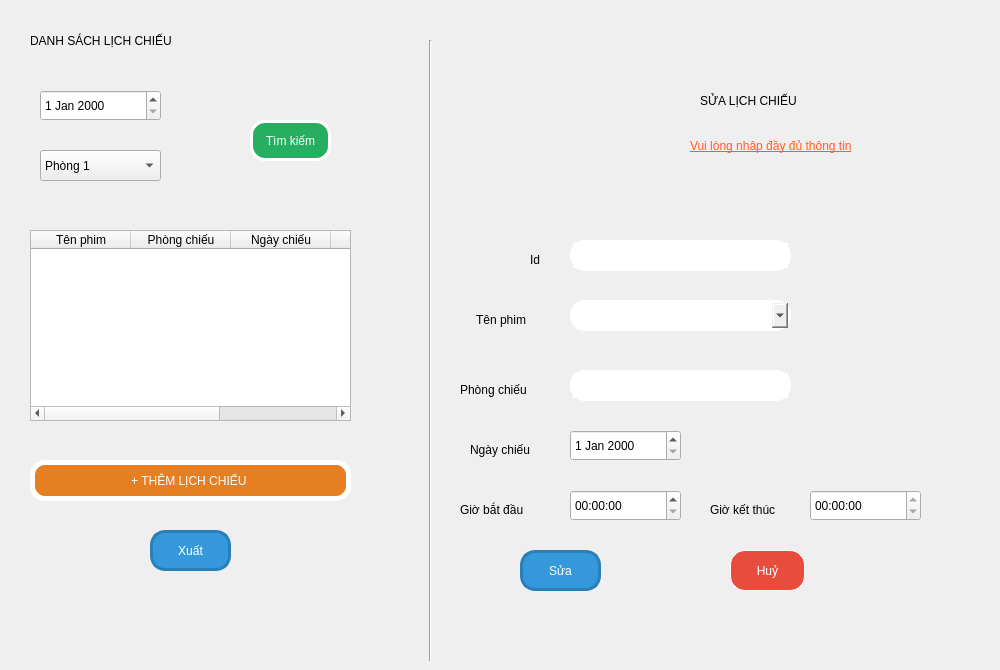
<?xml version="1.0" encoding="UTF-8"?>
<ui version="4.0">
 <class>infor_lichchieu</class>
 <widget class="QMainWindow" name="infor_lichchieu">
  <property name="geometry">
   <rect>
    <x>0</x>
    <y>0</y>
    <width>1000</width>
    <height>670</height>
   </rect>
  </property>
  <property name="windowTitle">
   <string>MainWindow</string>
  </property>
  <widget class="QWidget" name="centralwidget">
   <widget class="Line" name="line">
    <property name="geometry">
     <rect>
      <x>420</x>
      <y>40</y>
      <width>20</width>
      <height>621</height>
     </rect>
    </property>
    <property name="orientation">
     <enum>Qt::Vertical</enum>
    </property>
   </widget>
   <widget class="QLabel" name="label">
    <property name="geometry">
     <rect>
      <x>30</x>
      <y>20</y>
      <width>261</width>
      <height>41</height>
     </rect>
    </property>
    <property name="styleSheet">
     <string notr="true">font: 14pt &quot;MS Shell Dlg 2&quot;;</string>
    </property>
    <property name="text">
     <string>DANH SÁCH LỊCH CHIẾU</string>
    </property>
   </widget>
   <widget class="QDateEdit" name="date_timkiem">
    <property name="geometry">
     <rect>
      <x>40</x>
      <y>90</y>
      <width>121</width>
      <height>31</height>
     </rect>
    </property>
   </widget>
   <widget class="QLabel" name="label_2">
    <property name="geometry">
     <rect>
      <x>700</x>
      <y>80</y>
      <width>201</width>
      <height>41</height>
     </rect>
    </property>
    <property name="styleSheet">
     <string notr="true">font: 14pt &quot;MS Shell Dlg 2&quot;;</string>
    </property>
    <property name="text">
     <string>SỬA LỊCH CHIẾU</string>
    </property>
   </widget>
   <widget class="QLabel" name="label_3">
    <property name="geometry">
     <rect>
      <x>476</x>
      <y>310</y>
      <width>81</width>
      <height>20</height>
     </rect>
    </property>
    <property name="styleSheet">
     <string notr="true">font: 10pt &quot;MS Shell Dlg 2&quot;;</string>
    </property>
    <property name="text">
     <string>Tên phim</string>
    </property>
   </widget>
   <widget class="QLabel" name="label_4">
    <property name="geometry">
     <rect>
      <x>460</x>
      <y>380</y>
      <width>91</width>
      <height>20</height>
     </rect>
    </property>
    <property name="styleSheet">
     <string notr="true">font: 10pt &quot;MS Shell Dlg 2&quot;;</string>
    </property>
    <property name="text">
     <string>Phòng chiếu</string>
    </property>
   </widget>
   <widget class="QLabel" name="label_5">
    <property name="geometry">
     <rect>
      <x>470</x>
      <y>440</y>
      <width>81</width>
      <height>20</height>
     </rect>
    </property>
    <property name="styleSheet">
     <string notr="true">font: 10pt &quot;MS Shell Dlg 2&quot;;</string>
    </property>
    <property name="text">
     <string>Ngày chiếu</string>
    </property>
   </widget>
   <widget class="QLabel" name="label_6">
    <property name="geometry">
     <rect>
      <x>460</x>
      <y>500</y>
      <width>91</width>
      <height>20</height>
     </rect>
    </property>
    <property name="styleSheet">
     <string notr="true">font: 10pt &quot;MS Shell Dlg 2&quot;;</string>
    </property>
    <property name="text">
     <string>Giờ bắt đầu</string>
    </property>
   </widget>
   <widget class="QLabel" name="label_7">
    <property name="geometry">
     <rect>
      <x>710</x>
      <y>500</y>
      <width>91</width>
      <height>20</height>
     </rect>
    </property>
    <property name="styleSheet">
     <string notr="true">font: 10pt &quot;MS Shell Dlg 2&quot;;</string>
    </property>
    <property name="text">
     <string>Giờ kết thúc</string>
    </property>
   </widget>
   <widget class="QPushButton" name="button_sua">
    <property name="geometry">
     <rect>
      <x>520</x>
      <y>550</y>
      <width>81</width>
      <height>41</height>
     </rect>
    </property>
    <property name="styleSheet">
     <string notr="true">font: 10pt &quot;MS Shell Dlg 2&quot;;
border: 3px solid #2980b9 ; /* Đường viền đen dày 2px */
border-radius: 15px;
 color: #ffffff;
 background-color: #3498db</string>
    </property>
    <property name="text">
     <string>Sửa</string>
    </property>
   </widget>
   <widget class="QPushButton" name="button_xoa">
    <property name="geometry">
     <rect>
      <x>730</x>
      <y>550</y>
      <width>75</width>
      <height>41</height>
     </rect>
    </property>
    <property name="styleSheet">
     <string notr="true">font: 10pt &quot;MS Shell Dlg 2&quot;;
border: 1px solid white ; /* Đường viền đen dày 2px */
border-radius: 15px;
background-color: #e74c3c;
 color: #ffffff;</string>
    </property>
    <property name="text">
     <string>Huỷ</string>
    </property>
   </widget>
   <widget class="QTextEdit" name="txt_phongchieu">
    <property name="geometry">
     <rect>
      <x>570</x>
      <y>370</y>
      <width>221</width>
      <height>31</height>
     </rect>
    </property>
    <property name="styleSheet">
     <string notr="true">border: 3px solid white ; /* Đường viền đen dày 2px */
font: 10pt &quot;MS Shell Dlg 2&quot;;
border-radius: 15px;</string>
    </property>
    <property name="readOnly">
     <bool>true</bool>
    </property>
   </widget>
   <widget class="QDateEdit" name="date_ngaychieu">
    <property name="geometry">
     <rect>
      <x>570</x>
      <y>430</y>
      <width>111</width>
      <height>31</height>
     </rect>
    </property>
    <property name="readOnly">
     <bool>false</bool>
    </property>
   </widget>
   <widget class="QTimeEdit" name="time_begin">
    <property name="geometry">
     <rect>
      <x>570</x>
      <y>490</y>
      <width>111</width>
      <height>31</height>
     </rect>
    </property>
   </widget>
   <widget class="QTimeEdit" name="time_end">
    <property name="geometry">
     <rect>
      <x>810</x>
      <y>490</y>
      <width>111</width>
      <height>31</height>
     </rect>
    </property>
    <property name="readOnly">
     <bool>true</bool>
    </property>
   </widget>
   <widget class="QTableWidget" name="table_lichchieu">
    <property name="geometry">
     <rect>
      <x>30</x>
      <y>230</y>
      <width>321</width>
      <height>191</height>
     </rect>
    </property>
    <column>
     <property name="text">
      <string>Tên phim</string>
     </property>
    </column>
    <column>
     <property name="text">
      <string>Phòng chiếu</string>
     </property>
    </column>
    <column>
     <property name="text">
      <string>Ngày chiếu</string>
     </property>
    </column>
    <column>
     <property name="text">
      <string>Giờ bắt đầu</string>
     </property>
    </column>
    <column>
     <property name="text">
      <string>Giờ kết thúc</string>
     </property>
    </column>
   </widget>
   <widget class="QPushButton" name="button_themlichchieu">
    <property name="geometry">
     <rect>
      <x>30</x>
      <y>460</y>
      <width>321</width>
      <height>41</height>
     </rect>
    </property>
    <property name="styleSheet">
     <string notr="true">
font: 10pt &quot;MS Shell Dlg 2&quot;;
border: 5px solid white ; /* Đường viền đen dày 2px */
border-radius: 15px;
background-color:#e67e22;
 color: #ffffff;</string>
    </property>
    <property name="text">
     <string>+ THÊM LỊCH CHIẾU </string>
    </property>
   </widget>
   <widget class="QPushButton" name="button_timkiem">
    <property name="geometry">
     <rect>
      <x>250</x>
      <y>120</y>
      <width>81</width>
      <height>41</height>
     </rect>
    </property>
    <property name="styleSheet">
     <string notr="true">font: 10pt &quot;MS Shell Dlg 2&quot;;
border: 3px solid white ; /* Đường viền đen dày 2px */
border-radius: 15px;
background-color:#27ae60;
 color: #ffffff;</string>
    </property>
    <property name="text">
     <string>Tìm kiếm</string>
    </property>
   </widget>
   <widget class="QComboBox" name="comboBox">
    <property name="geometry">
     <rect>
      <x>40</x>
      <y>150</y>
      <width>121</width>
      <height>31</height>
     </rect>
    </property>
    <item>
     <property name="text">
      <string>Phòng 1</string>
     </property>
    </item>
    <item>
     <property name="text">
      <string>Phòng 2</string>
     </property>
    </item>
    <item>
     <property name="text">
      <string>Phòng 3</string>
     </property>
    </item>
    <item>
     <property name="text">
      <string>Phòng 4</string>
     </property>
    </item>
   </widget>
   <widget class="QWidget" name="widget" native="true">
    <property name="geometry">
     <rect>
      <x>460</x>
      <y>30</y>
      <width>211</width>
      <height>171</height>
     </rect>
    </property>
    <widget class="QLabel" name="label_8">
     <property name="geometry">
      <rect>
       <x>10</x>
       <y>10</y>
       <width>121</width>
       <height>71</height>
      </rect>
     </property>
     <property name="text">
      <string/>
     </property>
    </widget>
    <widget class="QLabel" name="label_9">
     <property name="geometry">
      <rect>
       <x>10</x>
       <y>10</y>
       <width>191</width>
       <height>151</height>
      </rect>
     </property>
     <property name="text">
      <string/>
     </property>
     <property name="textFormat">
      <enum>Qt::AutoText</enum>
     </property>
     <property name="pixmap">
      <pixmap>../../../../../ảnh python/video-camera.png</pixmap>
     </property>
     <property name="scaledContents">
      <bool>true</bool>
     </property>
    </widget>
   </widget>
   <widget class="QLabel" name="label_10">
    <property name="geometry">
     <rect>
      <x>690</x>
      <y>120</y>
      <width>331</width>
      <height>51</height>
     </rect>
    </property>
    <property name="styleSheet">
     <string notr="true">font: 13pt &quot;MS Shell Dlg 2&quot;;
text-decoration: underline;
color: rgb(255, 92, 43);</string>
    </property>
    <property name="text">
     <string>Vui lòng nhập đầy đủ thông tin</string>
    </property>
   </widget>
   <widget class="QTextEdit" name="txt_tenphim_2">
    <property name="geometry">
     <rect>
      <x>570</x>
      <y>240</y>
      <width>221</width>
      <height>31</height>
     </rect>
    </property>
    <property name="styleSheet">
     <string notr="true">font: 10pt &quot;MS Shell Dlg 2&quot;;
border: 3px solid white ; /* Đường viền đen dày 2px */
border-radius: 15px;</string>
    </property>
    <property name="readOnly">
     <bool>true</bool>
    </property>
    <property name="html">
     <string>&lt;!DOCTYPE HTML PUBLIC &quot;-//W3C//DTD HTML 4.0//EN&quot; &quot;http://www.w3.org/TR/REC-html40/strict.dtd&quot;&gt;
&lt;html&gt;&lt;head&gt;&lt;meta name=&quot;qrichtext&quot; content=&quot;1&quot; /&gt;&lt;style type=&quot;text/css&quot;&gt;
p, li { white-space: pre-wrap; }
&lt;/style&gt;&lt;/head&gt;&lt;body style=&quot; font-family:'MS Shell Dlg 2'; font-size:10pt; font-weight:400; font-style:normal;&quot;&gt;
&lt;p style=&quot;-qt-paragraph-type:empty; margin-top:0px; margin-bottom:0px; margin-left:0px; margin-right:0px; -qt-block-indent:0; text-indent:0px; font-size:8.25pt;&quot;&gt;&lt;br /&gt;&lt;/p&gt;&lt;/body&gt;&lt;/html&gt;</string>
    </property>
   </widget>
   <widget class="QLabel" name="label_11">
    <property name="geometry">
     <rect>
      <x>530</x>
      <y>250</y>
      <width>41</width>
      <height>20</height>
     </rect>
    </property>
    <property name="styleSheet">
     <string notr="true">font: 10pt &quot;MS Shell Dlg 2&quot;;</string>
    </property>
    <property name="text">
     <string>Id</string>
    </property>
   </widget>
   <widget class="QComboBox" name="combox_tenphim">
    <property name="geometry">
     <rect>
      <x>570</x>
      <y>300</y>
      <width>221</width>
      <height>31</height>
     </rect>
    </property>
    <property name="styleSheet">
     <string notr="true">border: 3px solid white ; /* Đường viền đen dày 2px */
font: 10pt &quot;MS Shell Dlg 2&quot;;
border-radius: 15px;</string>
    </property>
   </widget>
   <widget class="QPushButton" name="button_sua_2">
    <property name="geometry">
     <rect>
      <x>150</x>
      <y>530</y>
      <width>81</width>
      <height>41</height>
     </rect>
    </property>
    <property name="styleSheet">
     <string notr="true">font: 10pt &quot;MS Shell Dlg 2&quot;;
border: 3px solid #2980b9 ; /* Đường viền đen dày 2px */
border-radius: 15px;
 color: #ffffff;
 background-color: #3498db</string>
    </property>
    <property name="text">
     <string>Xuất</string>
    </property>
   </widget>
  </widget>
 </widget>
 <resources/>
 <connections/>
</ui>
